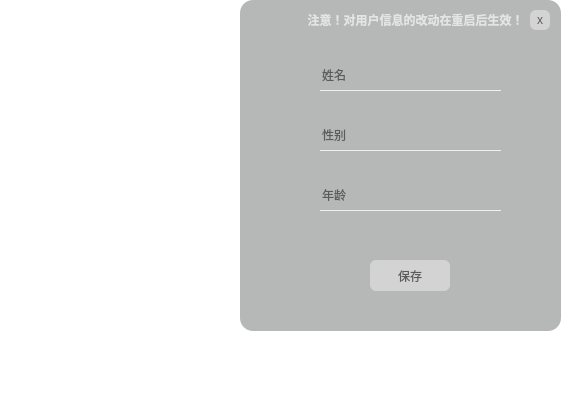
<?xml version="1.0" encoding="UTF-8"?>
<ui version="4.0">
 <class>userinfo_change</class>
 <widget class="QDialog" name="userinfo_change">
  <property name="geometry">
   <rect>
    <x>0</x>
    <y>0</y>
    <width>575</width>
    <height>416</height>
   </rect>
  </property>
  <property name="windowTitle">
   <string>Dialog</string>
  </property>
  <property name="styleSheet">
   <string notr="true">*
{
background-color: rgb(255, 255, 255);
}
QFrame#frame
{
    border-radius: 13px;
	background-image: url(:/gxc/12.jpg);
}
#frame_2
{
  border-radius: 13px;
background-color: rgba(100, 102, 102, 120);
}

</string>
  </property>
  <widget class="QFrame" name="frame">
   <property name="geometry">
    <rect>
     <x>240</x>
     <y>0</y>
     <width>321</width>
     <height>331</height>
    </rect>
   </property>
   <property name="frameShape">
    <enum>QFrame::Shape::StyledPanel</enum>
   </property>
   <property name="frameShadow">
    <enum>QFrame::Shadow::Raised</enum>
   </property>
   <widget class="QFrame" name="frame_2">
    <property name="geometry">
     <rect>
      <x>0</x>
      <y>0</y>
      <width>321</width>
      <height>331</height>
     </rect>
    </property>
    <property name="frameShape">
     <enum>QFrame::Shape::StyledPanel</enum>
    </property>
    <property name="frameShadow">
     <enum>QFrame::Shadow::Raised</enum>
    </property>
    <widget class="QLabel" name="label_4">
     <property name="geometry">
      <rect>
       <x>40</x>
       <y>10</y>
       <width>271</width>
       <height>21</height>
      </rect>
     </property>
     <property name="styleSheet">
      <string notr="true">background:transparent;
font: 900 10pt &quot;Poor Richard&quot;;

color: rgba(255, 255, 255, 160);
</string>
     </property>
     <property name="text">
      <string>&lt;html&gt;&lt;head/&gt;&lt;body&gt;&lt;p align=&quot;center&quot;&gt;&lt;span style=&quot; font-weight:700;&quot;&gt;注意！对用户信息的改动在重启后生效！&lt;/span&gt;&lt;/p&gt;&lt;/body&gt;&lt;/html&gt;</string>
     </property>
    </widget>
    <widget class="QLineEdit" name="Name">
     <property name="geometry">
      <rect>
       <x>80</x>
       <y>60</y>
       <width>181</width>
       <height>31</height>
      </rect>
     </property>
     <property name="styleSheet">
      <string notr="true">background:transparent;
font: 600 10pt &quot;更纱黑体 UI SC SemiBold&quot;;
border:none;
border-bottom:1px solid rgba(255, 255, 255,200)
</string>
     </property>
     <property name="placeholderText">
      <string>姓名</string>
     </property>
    </widget>
    <widget class="QLineEdit" name="Gender">
     <property name="geometry">
      <rect>
       <x>80</x>
       <y>120</y>
       <width>181</width>
       <height>31</height>
      </rect>
     </property>
     <property name="styleSheet">
      <string notr="true">background:transparent;
font: 600 10pt &quot;更纱黑体 UI SC SemiBold&quot;;
border:none;
border-bottom:1px solid rgba(255, 255, 255,200)
</string>
     </property>
     <property name="placeholderText">
      <string>性别</string>
     </property>
    </widget>
    <widget class="QLineEdit" name="Age">
     <property name="geometry">
      <rect>
       <x>80</x>
       <y>180</y>
       <width>181</width>
       <height>31</height>
      </rect>
     </property>
     <property name="styleSheet">
      <string notr="true">background:transparent;
font: 600 10pt &quot;更纱黑体 UI SC SemiBold&quot;;
border:none;
border-bottom:1px solid rgba(255, 255, 255,200)
</string>
     </property>
     <property name="placeholderText">
      <string>年龄</string>
     </property>
    </widget>
    <widget class="QPushButton" name="pushButton">
     <property name="geometry">
      <rect>
       <x>130</x>
       <y>260</y>
       <width>80</width>
       <height>31</height>
      </rect>
     </property>
     <property name="styleSheet">
      <string notr="true">QPushButton
{
    border-radius:6px;
	background-color: rgba(255, 255, 255, 100);
	
	
	color: rgba(30, 30, 30, 170);
	
	font: 600 10pt &quot;等距更纱黑体 SC SemiBold&quot;;
	
}
QPushButton:hover
{
    border-radius:6px;
	background-color: rgba(255, 255, 255, 180);
	
	
	color: rgba(10, 10, 10, 190);
	
	font: 600 10pt &quot;等距更纱黑体 SC SemiBold&quot;;
	
}
QPushButton:pressed
{
    border-radius:6px;
	background-color: rgba(255, 255, 255, 180);
	
	
	color: rgba(10, 10, 10, 190);
	
	font: 600 10pt &quot;等距更纱黑体 SC SemiBold&quot;;
	padding-top: 3px;
}</string>
     </property>
     <property name="text">
      <string>保存</string>
     </property>
    </widget>
    <widget class="QPushButton" name="pushButton_2">
     <property name="geometry">
      <rect>
       <x>290</x>
       <y>10</y>
       <width>20</width>
       <height>20</height>
      </rect>
     </property>
     <property name="styleSheet">
      <string notr="true">QPushButton
{
    border-radius:6px;
	background-color: rgba(255, 255, 255, 100);
	
	
	color: rgba(30, 30, 30, 170);
	
	font: 600 10pt &quot;等距更纱黑体 SC SemiBold&quot;;
	
}
QPushButton:hover
{
    border-radius:6px;
	background-color: rgba(255, 255, 255, 180);
	
	
	color: rgba(10, 10, 10, 190);
	
	font: 600 10pt &quot;等距更纱黑体 SC SemiBold&quot;;
	
}
QPushButton:pressed
{
    border-radius:6px;
	background-color: rgba(255, 255, 255, 180);
	
	
	color: rgba(10, 10, 10, 190);
	
	font: 600 10pt &quot;等距更纱黑体 SC SemiBold&quot;;
	padding-top: 3px;
}</string>
     </property>
     <property name="text">
      <string>x</string>
     </property>
    </widget>
   </widget>
  </widget>
 </widget>
 <resources/>
 <connections/>
</ui>
